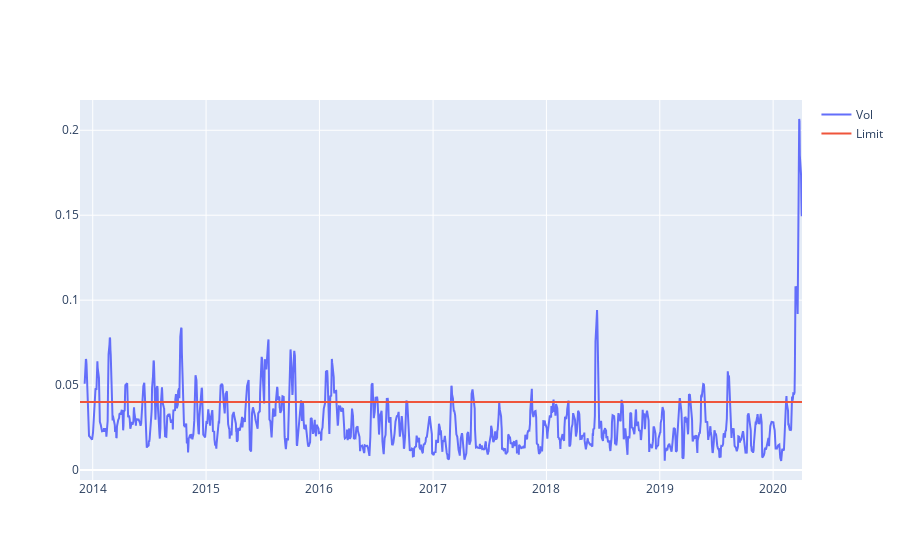

Here is the notebook cell this chart was saved with:
### Markdown cell above
### Volatility

### Code cell
ratios_vol = pd.DataFrame(index=ratios.index, columns=['Vol'])
limit_line = pd.DataFrame(index=ratios.index, columns=['Limit'], data=len(ratios)*[vol_limit])
#print(ratios_vol)

interval = vol_interval
for i in range(interval, len(S1)):
    date = ratios.index[i]
    r = ratios[i-interval : i]
    vol = r.std()
    ratios_vol.loc[date]['Vol'] = vol

plt.figure(figsize=(20,7))
fig = go.Figure()

#print(macd_low)
fig.add_trace(go.Scatter(x=ratios_vol.index, y=ratios_vol['Vol'],
                    mode='lines',
                    name='Vol'))
fig.add_trace(go.Scatter(x=limit_line.index, y=limit_line['Limit'],
                    mode='lines',
                    name='Limit'))

fig.show()

### Figure 1 — Plotly figure (JSON) as saved in the notebook; plotly's stock layout.template omitted (floating-point values rounded to 4 significant figures; data arrays with more than 128 entries replaced by an {"elided": "..."} marker saying what was removed)
{"data": [{"mode": "lines", "name": "Vol", "type": "scatter", "x": {"elided": "1520 str values"}, "y": {"elided": "1520 float values"}}, {"mode": "lines", "name": "Limit", "type": "scatter", "x": {"elided": "1520 str values"}, "y": {"elided": "1520 float values"}}], "layout": {}}
